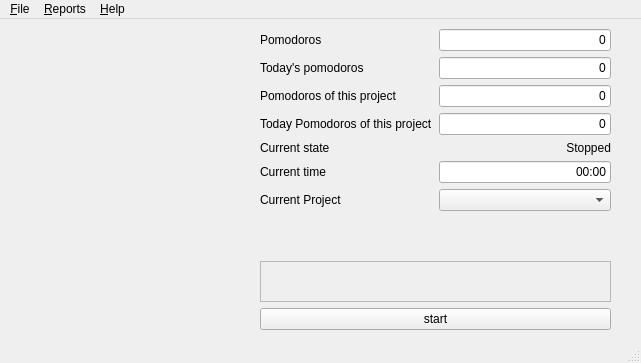
<?xml version="1.0" encoding="UTF-8"?>
<ui version="4.0">
 <class>frmMain</class>
 <widget class="QMainWindow" name="frmMain">
  <property name="geometry">
   <rect>
    <x>0</x>
    <y>0</y>
    <width>641</width>
    <height>363</height>
   </rect>
  </property>
  <property name="windowTitle">
   <string>Todoros app</string>
  </property>
  <property name="windowIcon">
   <iconset resource="resources/resources.qrc">
    <normaloff>:/images/caquiIcon.png</normaloff>:/images/caquiIcon.png</iconset>
  </property>
  <widget class="QWidget" name="centralwidget">
   <widget class="QWidget" name="verticalLayoutWidget">
    <property name="geometry">
     <rect>
      <x>260</x>
      <y>10</y>
      <width>351</width>
      <height>301</height>
     </rect>
    </property>
    <layout class="QVBoxLayout" name="verticalLayout">
     <item>
      <layout class="QFormLayout" name="formLayout">
       <property name="fieldGrowthPolicy">
        <enum>QFormLayout::AllNonFixedFieldsGrow</enum>
       </property>
       <property name="verticalSpacing">
        <number>6</number>
       </property>
       <item row="0" column="0">
        <widget class="QLabel" name="label">
         <property name="text">
          <string>Pomodoros</string>
         </property>
        </widget>
       </item>
       <item row="0" column="1">
        <widget class="QLineEdit" name="laPomodoros">
         <property name="enabled">
          <bool>true</bool>
         </property>
         <property name="layoutDirection">
          <enum>Qt::LeftToRight</enum>
         </property>
         <property name="text">
          <string>0</string>
         </property>
         <property name="alignment">
          <set>Qt::AlignRight|Qt::AlignTrailing|Qt::AlignVCenter</set>
         </property>
         <property name="readOnly">
          <bool>true</bool>
         </property>
        </widget>
       </item>
       <item row="1" column="0">
        <widget class="QLabel" name="label_2">
         <property name="text">
          <string>Today's pomodoros</string>
         </property>
        </widget>
       </item>
       <item row="1" column="1">
        <widget class="QLineEdit" name="laTodayPomodoros">
         <property name="enabled">
          <bool>true</bool>
         </property>
         <property name="layoutDirection">
          <enum>Qt::LeftToRight</enum>
         </property>
         <property name="text">
          <string>0</string>
         </property>
         <property name="alignment">
          <set>Qt::AlignRight|Qt::AlignTrailing|Qt::AlignVCenter</set>
         </property>
         <property name="readOnly">
          <bool>true</bool>
         </property>
        </widget>
       </item>
       <item row="2" column="0">
        <widget class="QLabel" name="label_6">
         <property name="text">
          <string>Pomodoros of this project</string>
         </property>
        </widget>
       </item>
       <item row="2" column="1">
        <widget class="QLineEdit" name="laPomodorosProject">
         <property name="enabled">
          <bool>true</bool>
         </property>
         <property name="layoutDirection">
          <enum>Qt::LeftToRight</enum>
         </property>
         <property name="text">
          <string>0</string>
         </property>
         <property name="alignment">
          <set>Qt::AlignRight|Qt::AlignTrailing|Qt::AlignVCenter</set>
         </property>
         <property name="readOnly">
          <bool>true</bool>
         </property>
        </widget>
       </item>
       <item row="4" column="0">
        <widget class="QLabel" name="label_3">
         <property name="text">
          <string>Current state</string>
         </property>
        </widget>
       </item>
       <item row="4" column="1">
        <widget class="QLabel" name="laActualState">
         <property name="text">
          <string>Stopped</string>
         </property>
         <property name="alignment">
          <set>Qt::AlignRight|Qt::AlignTrailing|Qt::AlignVCenter</set>
         </property>
        </widget>
       </item>
       <item row="5" column="0">
        <widget class="QLabel" name="label_4">
         <property name="text">
          <string>Current time</string>
         </property>
        </widget>
       </item>
       <item row="5" column="1">
        <widget class="QLineEdit" name="laCurrentTime">
         <property name="enabled">
          <bool>true</bool>
         </property>
         <property name="layoutDirection">
          <enum>Qt::LeftToRight</enum>
         </property>
         <property name="text">
          <string>00:00</string>
         </property>
         <property name="alignment">
          <set>Qt::AlignRight|Qt::AlignTrailing|Qt::AlignVCenter</set>
         </property>
         <property name="readOnly">
          <bool>true</bool>
         </property>
        </widget>
       </item>
       <item row="6" column="0">
        <widget class="QLabel" name="label_5">
         <property name="text">
          <string>Current Project</string>
         </property>
        </widget>
       </item>
       <item row="6" column="1">
        <widget class="QComboBox" name="cbProjects"/>
       </item>
       <item row="3" column="0">
        <widget class="QLabel" name="label_7">
         <property name="text">
          <string>Today Pomodoros of this project</string>
         </property>
        </widget>
       </item>
       <item row="3" column="1">
        <widget class="QLineEdit" name="laTodayPomodorosProject">
         <property name="enabled">
          <bool>true</bool>
         </property>
         <property name="layoutDirection">
          <enum>Qt::LeftToRight</enum>
         </property>
         <property name="text">
          <string>0</string>
         </property>
         <property name="alignment">
          <set>Qt::AlignRight|Qt::AlignTrailing|Qt::AlignVCenter</set>
         </property>
         <property name="readOnly">
          <bool>true</bool>
         </property>
        </widget>
       </item>
      </layout>
     </item>
     <item>
      <widget class="QFrame" name="frame">
       <property name="maximumSize">
        <size>
         <width>16777215</width>
         <height>41</height>
        </size>
       </property>
       <property name="frameShape">
        <enum>QFrame::StyledPanel</enum>
       </property>
       <property name="frameShadow">
        <enum>QFrame::Raised</enum>
       </property>
       <widget class="QPushButton" name="pom1">
        <property name="geometry">
         <rect>
          <x>10</x>
          <y>10</y>
          <width>54</width>
          <height>21</height>
         </rect>
        </property>
        <property name="maximumSize">
         <size>
          <width>54</width>
          <height>39</height>
         </size>
        </property>
        <property name="text">
         <string/>
        </property>
        <property name="icon">
         <iconset resource="resources/resources.qrc">
          <normaloff>:/images/green.png</normaloff>:/images/green.png</iconset>
        </property>
        <property name="iconSize">
         <size>
          <width>32</width>
          <height>32</height>
         </size>
        </property>
        <property name="flat">
         <bool>true</bool>
        </property>
       </widget>
       <widget class="QPushButton" name="pom2">
        <property name="geometry">
         <rect>
          <x>70</x>
          <y>10</y>
          <width>54</width>
          <height>21</height>
         </rect>
        </property>
        <property name="maximumSize">
         <size>
          <width>54</width>
          <height>39</height>
         </size>
        </property>
        <property name="text">
         <string/>
        </property>
        <property name="icon">
         <iconset resource="resources/resources.qrc">
          <normaloff>:/images/green.png</normaloff>:/images/green.png</iconset>
        </property>
        <property name="iconSize">
         <size>
          <width>32</width>
          <height>32</height>
         </size>
        </property>
        <property name="flat">
         <bool>true</bool>
        </property>
       </widget>
       <widget class="QPushButton" name="pom3">
        <property name="geometry">
         <rect>
          <x>130</x>
          <y>10</y>
          <width>54</width>
          <height>21</height>
         </rect>
        </property>
        <property name="maximumSize">
         <size>
          <width>54</width>
          <height>39</height>
         </size>
        </property>
        <property name="text">
         <string/>
        </property>
        <property name="icon">
         <iconset resource="resources/resources.qrc">
          <normaloff>:/images/green.png</normaloff>:/images/green.png</iconset>
        </property>
        <property name="iconSize">
         <size>
          <width>32</width>
          <height>32</height>
         </size>
        </property>
        <property name="flat">
         <bool>true</bool>
        </property>
       </widget>
       <widget class="QPushButton" name="pom4">
        <property name="geometry">
         <rect>
          <x>190</x>
          <y>10</y>
          <width>54</width>
          <height>21</height>
         </rect>
        </property>
        <property name="maximumSize">
         <size>
          <width>54</width>
          <height>39</height>
         </size>
        </property>
        <property name="text">
         <string/>
        </property>
        <property name="icon">
         <iconset resource="resources/resources.qrc">
          <normaloff>:/images/green.png</normaloff>:/images/green.png</iconset>
        </property>
        <property name="iconSize">
         <size>
          <width>32</width>
          <height>32</height>
         </size>
        </property>
        <property name="flat">
         <bool>true</bool>
        </property>
       </widget>
       <widget class="QPushButton" name="pom5">
        <property name="geometry">
         <rect>
          <x>250</x>
          <y>10</y>
          <width>54</width>
          <height>21</height>
         </rect>
        </property>
        <property name="maximumSize">
         <size>
          <width>54</width>
          <height>39</height>
         </size>
        </property>
        <property name="text">
         <string/>
        </property>
        <property name="icon">
         <iconset resource="resources/resources.qrc">
          <normaloff>:/images/sun.png</normaloff>:/images/sun.png</iconset>
        </property>
        <property name="iconSize">
         <size>
          <width>32</width>
          <height>32</height>
         </size>
        </property>
        <property name="flat">
         <bool>true</bool>
        </property>
       </widget>
      </widget>
     </item>
     <item>
      <widget class="QPushButton" name="pbStart">
       <property name="text">
        <string>start</string>
       </property>
      </widget>
     </item>
    </layout>
   </widget>
   <widget class="QPushButton" name="pushButton_2">
    <property name="geometry">
     <rect>
      <x>10</x>
      <y>50</y>
      <width>241</width>
      <height>181</height>
     </rect>
    </property>
    <property name="sizePolicy">
     <sizepolicy hsizetype="Minimum" vsizetype="Fixed">
      <horstretch>0</horstretch>
      <verstretch>0</verstretch>
     </sizepolicy>
    </property>
    <property name="text">
     <string/>
    </property>
    <property name="icon">
     <iconset resource="resources/resources.qrc">
      <normaloff>:/images/caquis.jpg</normaloff>:/images/caquis.jpg</iconset>
    </property>
    <property name="iconSize">
     <size>
      <width>256</width>
      <height>256</height>
     </size>
    </property>
    <property name="flat">
     <bool>true</bool>
    </property>
   </widget>
  </widget>
  <widget class="QMenuBar" name="menubar">
   <property name="geometry">
    <rect>
     <x>0</x>
     <y>0</y>
     <width>641</width>
     <height>22</height>
    </rect>
   </property>
   <widget class="QMenu" name="menu_Archivo">
    <property name="title">
     <string>&amp;File</string>
    </property>
    <addaction name="actionNew_Project"/>
    <addaction name="separator"/>
    <addaction name="action_Preferences"/>
    <addaction name="separator"/>
    <addaction name="action_Exit"/>
   </widget>
   <widget class="QMenu" name="menu_Reportes">
    <property name="title">
     <string>&amp;Reports</string>
    </property>
   </widget>
   <widget class="QMenu" name="menu_Help">
    <property name="title">
     <string>&amp;Help</string>
    </property>
    <addaction name="action_About"/>
   </widget>
   <addaction name="menu_Archivo"/>
   <addaction name="menu_Reportes"/>
   <addaction name="menu_Help"/>
  </widget>
  <widget class="QStatusBar" name="statusbar"/>
  <action name="action_Exit">
   <property name="text">
    <string>&amp;Exit</string>
   </property>
  </action>
  <action name="action_About">
   <property name="text">
    <string>&amp;About</string>
   </property>
  </action>
  <action name="actionNew_Project">
   <property name="text">
    <string>New Project</string>
   </property>
  </action>
  <action name="action_Preferences">
   <property name="text">
    <string>&amp;Preferences...</string>
   </property>
  </action>
 </widget>
 <resources>
  <include location="resources/resources.qrc"/>
 </resources>
 <connections/>
</ui>
